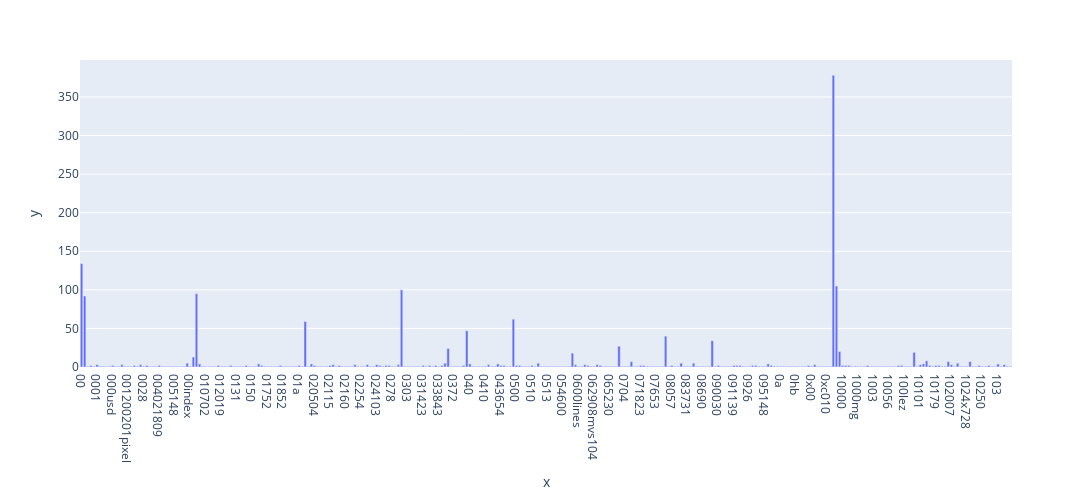

Notebook code for this chart:
### Markdown cell above
### >>> **Exercise 13 (take home):**
If you want a nicer interactive visualization here, I would encourage you try to install and use plotly to achieve this.

### Code cell
# Answer here
import plotly.express as px

my_graph = px.bar(x=count_vect.get_feature_names_out()[:300], y=term_frequencies[:300])
my_graph.update_layout(
	width=1200,
	height=500,
)

my_graph.show()

### Figure 1 — Plotly figure (JSON) as saved in the notebook; plotly's stock layout.template omitted (floating-point values rounded to 4 significant figures; data arrays with more than 128 entries replaced by an {"elided": "..."} marker saying what was removed)
{"data": [{"alignmentgroup": "True", "hovertemplate": "x=%{x}<br>y=%{y}<extra></extra>", "legendgroup": "", "marker": {"color": "#636efa", "pattern": {"shape": ""}}, "name": "", "offsetgroup": "", "orientation": "v", "showlegend": false, "textposition": "auto", "type": "bar", "x": {"elided": "300 str values"}, "xaxis": "x", "y": {"elided": "300 int values"}, "yaxis": "y"}], "layout": {"barmode": "relative", "height": 500, "legend": {"tracegroupgap": 0}, "margin": {"t": 60}, "width": 1200, "xaxis": {"anchor": "y", "domain": [0, 1], "title": {"text": "x"}}, "yaxis": {"anchor": "x", "domain": [0, 1], "title": {"text": "y"}}}}
